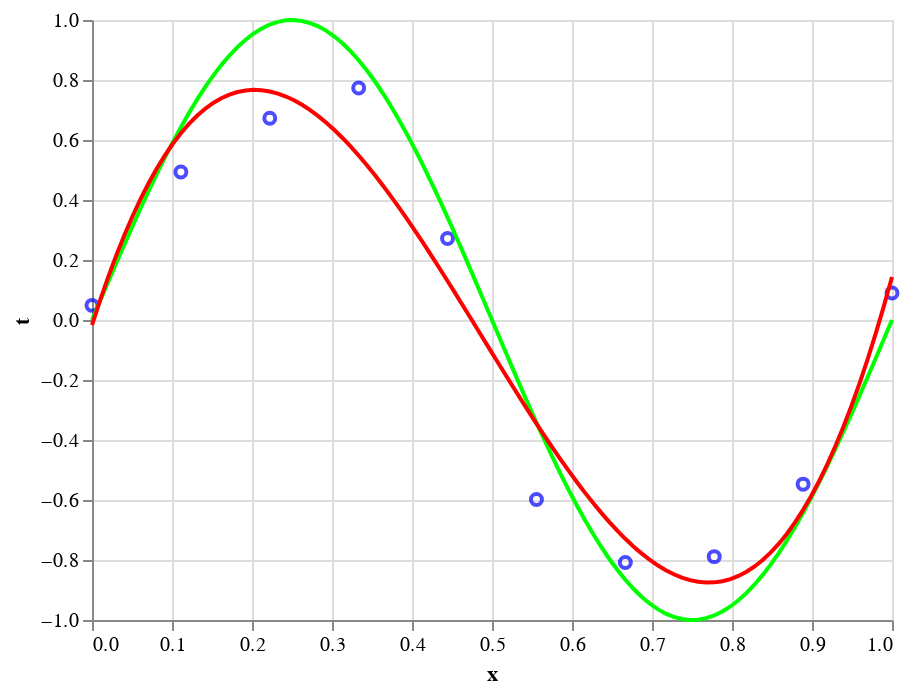

The notebook cell this image was saved under:
### Code cell
power = 3

f = polynomial(x_train, t_train, power=power)

data = pd.DataFrame({
    'x': x_test,
    't': f(x_test),
})

chart_pred = alt.Chart(data).mark_line(color='red').encode(
    x='x',
    y='t',
)

chart_train + chart_test + chart_pred

### Figure 1 — Vega-Lite specification as saved in the notebook (floating-point values rounded to 4 significant figures)
{"config": {"view": {"continuousWidth": 400, "continuousHeight": 300}}, "layer": [{"data": {"name": "data-0e2f549fbf4594e2a958160320c6e19b"}, "mark": {"type": "point", "color": "blue"}, "encoding": {"x": {"type": "quantitative", "field": "x"}, "y": {"type": "quantitative", "field": "t"}}}, {"data": {"name": "data-39f392daf85fbdc83952a670b62c54a6"}, "mark": {"type": "line", "color": "lime"}, "encoding": {"x": {"type": "quantitative", "field": "x"}, "y": {"type": "quantitative", "field": "t"}}}, {"data": {"name": "data-05e7a799e3f0cf289e01066605a1c7cb"}, "mark": {"type": "line", "color": "red"}, "encoding": {"x": {"type": "quantitative", "field": "x"}, "y": {"type": "quantitative", "field": "t"}}}], "$schema": "https://vega.github.io/schema/vega-lite/v4.8.1.json", "datasets": {"data-0e2f549fbf4594e2a958160320c6e19b": [{"x": 0.0, "t": 0.04877}, {"x": 0.1111, "t": 0.4933}, {"x": 0.2222, "t": 0.6726}, {"x": 0.3333, "t": 0.7732}, {"x": 0.4444, "t": 0.2716}, {"x": 0.5556, "t": -0.5983}, {"x": 0.6667, "t": -0.8082}, {"x": 0.7778, "t": -0.7888}, {"x": 0.8889, "t": -0.5472}, {"x": 1.0, "t": 0.09016}], "data-39f392daf85fbdc83952a670b62c54a6": [{"x": 0.0, "t": 0.0}, {"x": 0.0101, "t": 0.06342}, {"x": 0.0202, "t": 0.1266}, {"x": 0.0303, "t": 0.1893}, {"x": 0.0404, "t": 0.2511}, {"x": 0.05051, "t": 0.312}, {"x": 0.06061, "t": 0.3717}, {"x": 0.07071, "t": 0.4298}, {"x": 0.08081, "t": 0.4862}, {"x": 0.09091, "t": 0.5406}, {"x": 0.101, "t": 0.5929}, {"x": 0.1111, "t": 0.6428}, {"x": 0.1212, "t": 0.6901}, {"x": 0.1313, "t": 0.7346}, {"x": 0.1414, "t": 0.7761}, {"x": 0.1515, "t": 0.8146}, {"x": 0.1616, "t": 0.8497}, {"x": 0.1717, "t": 0.8815}, {"x": 0.1818, "t": 0.9096}, {"x": 0.1919, "t": 0.9341}, {"x": 0.202, "t": 0.9549}, {"x": 0.2121, "t": 0.9718}, {"x": 0.2222, "t": 0.9848}, {"x": 0.2323, "t": 0.9938}, {"x": 0.2424, "t": 0.9989}, {"x": 0.2525, "t": 0.9999}, {"x": 0.2626, "t": 0.9969}, {"x": 0.2727, "t": 0.9898}, {"x": 0.2828, "t": 0.9788}, {"x": 0.2929, "t": 0.9638}, {"x": 0.303, "t": 0.945}, {"x": 0.3131, "t": 0.9224}, {"x": 0.3232, "t": 0.896}, {"x": 0.3333, "t": 0.866}, {"x": 0.3434, "t": 0.8326}, {"x": 0.3535, "t": 0.7958}, {"x": 0.3636, "t": 0.7557}, {"x": 0.3737, "t": 0.7127}, {"x": 0.3838, "t": 0.6668}, {"x": 0.3939, "t": 0.6182}, {"x": 0.404, "t": 0.5671}, {"x": 0.4141, "t": 0.5137}, {"x": 0.4242, "t": 0.4582}, {"x": 0.4343, "t": 0.4009}, {"x": 0.4444, "t": 0.342}, {"x": 0.4545, "t": 0.2817}, {"x": 0.4646, "t": 0.2203}, {"x": 0.4747, "t": 0.158}, {"x": 0.4848, "t": 0.09506}, {"x": 0.4949, "t": 0.03173}, {"x": 0.5051, "t": -0.03173}, {"x": 0.5152, "t": -0.09506}, {"x": 0.5253, "t": -0.158}, {"x": 0.5354, "t": -0.2203}, {"x": 0.5455, "t": -0.2817}, {"x": 0.5556, "t": -0.342}, {"x": 0.5657, "t": -0.4009}, {"x": 0.5758, "t": -0.4582}, {"x": 0.5859, "t": -0.5137}, {"x": 0.596, "t": -0.5671}, {"x": 0.6061, "t": -0.6182}, {"x": 0.6162, "t": -0.6668}, {"x": 0.6263, "t": -0.7127}, {"x": 0.6364, "t": -0.7557}, {"x": 0.6465, "t": -0.7958}, {"x": 0.6566, "t": -0.8326}, {"x": 0.6667, "t": -0.866}, {"x": 0.6768, "t": -0.896}, {"x": 0.6869, "t": -0.9224}, {"x": 0.697, "t": -0.945}, {"x": 0.7071, "t": -0.9638}, {"x": 0.7172, "t": -0.9788}, {"x": 0.7273, "t": -0.9898}, {"x": 0.7374, "t": -0.9969}, {"x": 0.7475, "t": -0.9999}, {"x": 0.7576, "t": -0.9989}, {"x": 0.7677, "t": -0.9938}, {"x": 0.7778, "t": -0.9848}, {"x": 0.7879, "t": -0.9718}, {"x": 0.798, "t": -0.9549}, {"x": 0.8081, "t": -0.9341}, {"x": 0.8182, "t": -0.9096}, {"x": 0.8283, "t": -0.8815}, {"x": 0.8384, "t": -0.8497}, {"x": 0.8485, "t": -0.8146}, {"x": 0.8586, "t": -0.7761}, {"x": 0.8687, "t": -0.7346}, {"x": 0.8788, "t": -0.6901}, {"x": 0.8889, "t": -0.6428}, {"x": 0.899, "t": -0.5929}, {"x": 0.9091, "t": -0.5406}, {"x": 0.9192, "t": -0.4862}, {"x": 0.9293, "t": -0.4298}, {"x": 0.9394, "t": -0.3717}, {"x": 0.9495, "t": -0.312}, {"x": 0.9596, "t": -0.2511}, {"x": 0.9697, "t": -0.1893}, {"x": 0.9798, "t": -0.1266}, {"x": 0.9899, "t": -0.06342}, {"x": 1.0, "t": -2.449e-16}], "data-05e7a799e3f0cf289e01066605a1c7cb": [{"x": 0.0, "t": -0.01723}, {"x": 0.0101, "t": 0.06552}, {"x": 0.0202, "t": 0.143}, {"x": 0.0303, "t": 0.2154}, {"x": 0.0404, "t": 0.2827}, {"x": 0.05051, "t": 0.3451}, {"x": 0.06061, "t": 0.4027}, {"x": 0.07071, "t": 0.4557}, {"x": 0.08081, "t": 0.504}, {"x": 0.09091, "t": 0.5479}, {"x": 0.101, "t": 0.5874}, {"x": 0.1111, "t": 0.6226}, {"x": 0.1212, "t": 0.6537}, {"x": 0.1313, "t": 0.6808}, {"x": 0.1414, "t": 0.704}, {"x": 0.1515, "t": 0.7234}, {"x": 0.1616, "t": 0.7391}, {"x": 0.1717, "t": 0.7512}, {"x": 0.1818, "t": 0.7598}, {"x": 0.1919, "t": 0.7651}, {"x": 0.202, "t": 0.7671}, {"x": 0.2121, "t": 0.766}, {"x": 0.2222, "t": 0.7618}, {"x": 0.2323, "t": 0.7548}, {"x": 0.2424, "t": 0.7449}, {"x": 0.2525, "t": 0.7324}, {"x": 0.2626, "t": 0.7172}, {"x": 0.2727, "t": 0.6996}, {"x": 0.2828, "t": 0.6797}, {"x": 0.2929, "t": 0.6574}, {"x": 0.303, "t": 0.6331}, {"x": 0.3131, "t": 0.6067}, {"x": 0.3232, "t": 0.5784}, {"x": 0.3333, "t": 0.5483}, {"x": 0.3434, "t": 0.5165}, {"x": 0.3535, "t": 0.4832}, {"x": 0.3636, "t": 0.4483}, {"x": 0.3737, "t": 0.4121}, {"x": 0.3838, "t": 0.3747}, {"x": 0.3939, "t": 0.3361}, {"x": 0.404, "t": 0.2965}, {"x": 0.4141, "t": 0.256}, {"x": 0.4242, "t": 0.2146}, {"x": 0.4343, "t": 0.1726}, {"x": 0.4444, "t": 0.13}, {"x": 0.4545, "t": 0.08694}, {"x": 0.4646, "t": 0.04351}, {"x": 0.4747, "t": -0.0001691}, {"x": 0.4848, "t": -0.04398}, {"x": 0.4949, "t": -0.08783}, {"x": 0.5051, "t": -0.1316}, {"x": 0.5152, "t": -0.1751}, {"x": 0.5253, "t": -0.2184}, {"x": 0.5354, "t": -0.2612}, {"x": 0.5455, "t": -0.3035}, {"x": 0.5556, "t": -0.3452}, {"x": 0.5657, "t": -0.3861}, {"x": 0.5758, "t": -0.4261}, {"x": 0.5859, "t": -0.4652}, {"x": 0.596, "t": -0.5032}, {"x": 0.6061, "t": -0.54}, {"x": 0.6162, "t": -0.5755}, {"x": 0.6263, "t": -0.6095}, {"x": 0.6364, "t": -0.6421}, {"x": 0.6465, "t": -0.6729}, {"x": 0.6566, "t": -0.7021}, {"x": 0.6667, "t": -0.7294}, {"x": 0.6768, "t": -0.7547}, {"x": 0.6869, "t": -0.7779}, {"x": 0.697, "t": -0.7989}, {"x": 0.7071, "t": -0.8176}, {"x": 0.7172, "t": -0.8339}, {"x": 0.7273, "t": -0.8476}, {"x": 0.7374, "t": -0.8587}, {"x": 0.7475, "t": -0.8671}, {"x": 0.7576, "t": -0.8726}, {"x": 0.7677, "t": -0.8751}, {"x": 0.7778, "t": -0.8746}, {"x": 0.7879, "t": -0.8708}, {"x": 0.798, "t": -0.8637}, {"x": 0.8081, "t": -0.8532}, {"x": 0.8182, "t": -0.8392}, {"x": 0.8283, "t": -0.8216}, {"x": 0.8384, "t": -0.8002}, {"x": 0.8485, "t": -0.7749}, {"x": 0.8586, "t": -0.7456}, {"x": 0.8687, "t": -0.7123}, {"x": 0.8788, "t": -0.6747}, {"x": 0.8889, "t": -0.6329}, {"x": 0.899, "t": -0.5866}, {"x": 0.9091, "t": -0.5358}, {"x": 0.9192, "t": -0.4804}, {"x": 0.9293, "t": -0.4202}, {"x": 0.9394, "t": -0.3552}, {"x": 0.9495, "t": -0.2851}, {"x": 0.9596, "t": -0.21}, {"x": 0.9697, "t": -0.1297}, {"x": 0.9798, "t": -0.04407}, {"x": 0.9899, "t": 0.04698}, {"x": 1.0, "t": 0.1436}]}}
